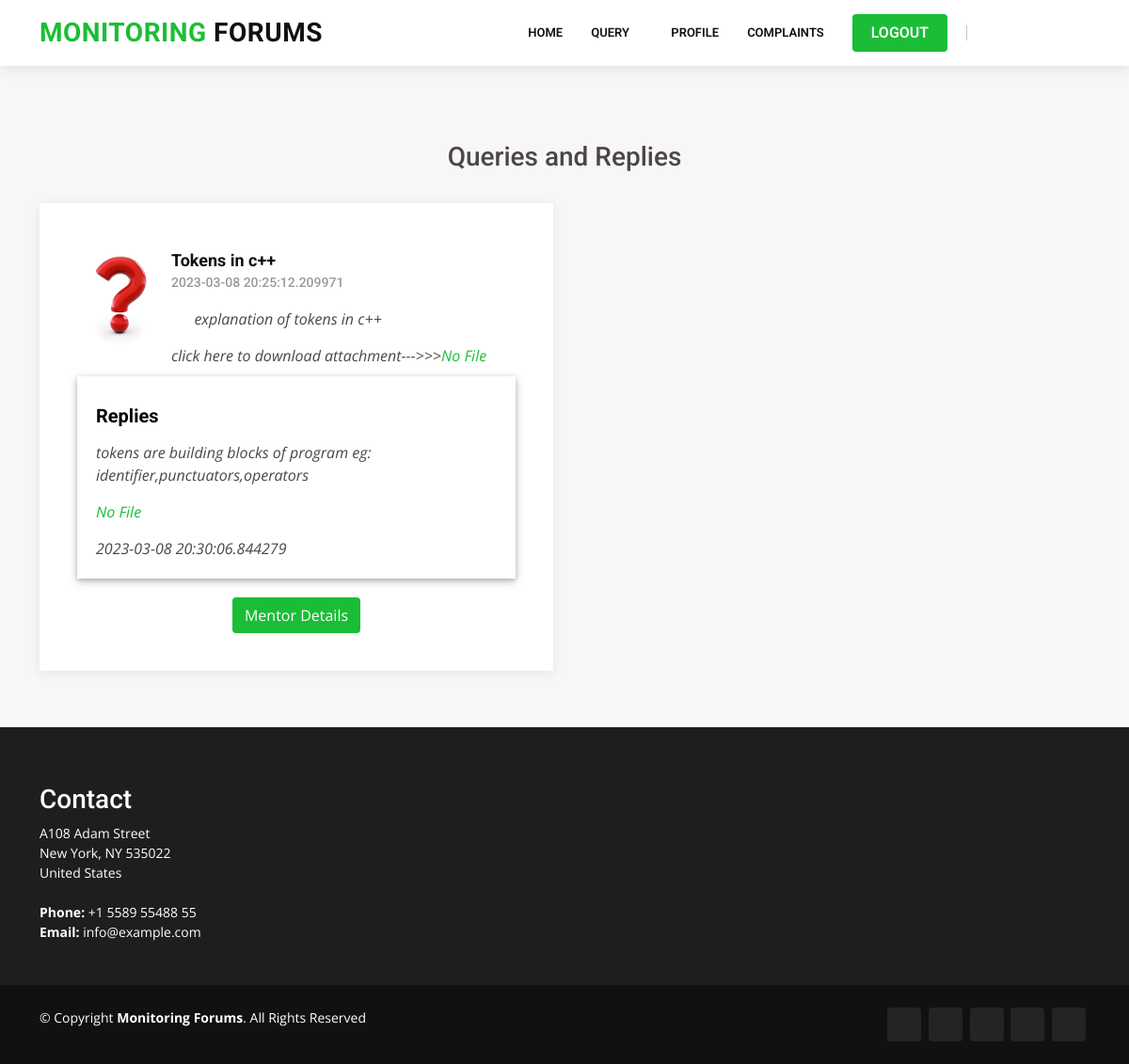
The page /viewqueryUSER/ (signed in) on the database its author committed.
### Users/models.py (models this page shows)
class reply_mentor(models.Model):
    query_id=models.ForeignKey(addqueryUSER_tb,on_delete=models.CASCADE)
    mentor_id=models.ForeignKey(mentorsregistration,on_delete=models.CASCADE)
    reply=models.CharField(max_length=20)
    fileupload=models.FileField()
    date=models.CharField(max_length=20)
    status_post=models.CharField(max_length=20)
    status_file=models.CharField(max_length=20)

class addqueryUSER_tb(models.Model) :
    subject=models.CharField(max_length=30,default="spam")
    addquery=models.CharField(max_length=220,default="spam")
    fileupload=models.FileField()
    group=models.CharField(max_length=20,default="spam")
    user_id = models.ForeignKey(userregistration_tb, on_delete=models.CASCADE)
    date=models.CharField(max_length=20,default="spam")
    status=models.CharField(max_length=20,default="pending")
    status_post=models.CharField(max_length=20,default="Valid")
    status_file=models.CharField(max_length=20,default="Valid")

### Users/views.py (the view)
# urls.py: url(r'^viewqueryUSER/', users_view.viewqueryUSER, name='viewqueryUSER'),
@never_cache
def viewqueryUSER(request):
    if 'id' not in request.session:
        return redirect('index')
    obuserid=userregistration_tb.objects.get(id=request.session['id'])
    ob=reply_mentor.objects.filter(query_id__in=addqueryUSER_tb.objects.filter(user_id=obuserid.id,status='Replied').values('id'))
    return render(request, "users/viewRepliedqueryUSER.html", {'data': ob})

### Templates/users/viewRepliedqueryUSER.html
{% extends 'users/base.html'%}
{% block content %}
<section id="testimonials" class="testimonials section-bg" style="min-height: 400px;">
  <div class="container">
    <div class="text-center" style="margin-top: 90px;"><h3>Queries and Replies</h3></div>
    <div class="row">
      {% if data %}
      {% for v in data %}
      <div class="col-lg-6" data-aos="fade-up">
        <div class="testimonial-item mt-4">
          <img src="/static/coach/images/question.jpg" class="testimonial-img" alt="">
          <h3>{{v.query_id.subject}}</h3>
          <h4>{{v.query_id.date}}</h4>
          <p>
            <i class="bx bxs-quote-alt-left quote-icon-left"></i>
            {{v.query_id.addquery}}
            <i class="bx bxs-quote-alt-right quote-icon-right"></i>
          </p>
          <p>click here to download attachment--->>><a href="{{v.query_id.fileupload.url}}" download="{{v.query_id.fileupload.url}}">{{v.query_id.fileupload}}</a></p>
          <div style="box-shadow: 0 2px 5px 0 rgba(0, 0, 0, 0.2), 0 3px 10px 0 rgba(0, 0, 0, 0.19);padding: 20px;margin-top:10px">
          <h5 style="margin-top: 10px;color:black;font-weight: bolder;">Replies</h5>
          <p>{{v.reply}}</p>
          <p><a href="{{v.fileupload.url}}" download="{{v.fileupload.url}}">{{v.fileupload}}</a></p>
          <p>{{v.date}}</p>
           </div>
           <div class="text-center" style="margin-top: 20px;"><a href="{% url 'viewrepliedmentors_details' v.mentor_id.id %}"  class="btn"style="background: #1bbd36;color: white;">Mentor Details</a></div>
        </div>
      </div>
      {% endfor %}
      {% else %}
        <div class="text-center" style="margin-top: 30px;">Empty</div>
      {% endif %}
    </div>
  </div>
</section>
{% endblock %}

### static/Company/assets/css/style.css (style rules this page uses)
body { font-family: "Open Sans", sans-serif; color: #4d4643; }
a { color: #1bbd36; text-decoration: none; }
h1, h2, h3, h4, h5, h6 { font-family: "Roboto", sans-serif; }
section { padding: 60px 0; overflow: hidden; }
.section-bg { background-color: #f7f7f7; }
.testimonials .testimonial-item { box-sizing: content-box; padding: 40px; box-shadow: 0px 2px 12px rgba(0, 0, 0, 0.08); position: relative; background: #fff; }
.testimonials .testimonial-item .testimonial-img { width: 90px; border-radius: 50px; border: 6px solid #fff; float: left; margin: 0 10px 0 0; }
.testimonials .testimonial-item h3 { font-size: 18px; font-weight: bold; margin: 10px 0 5px 0; color: #111; }
.testimonials .testimonial-item h4 { font-size: 14px; color: #999; margin: 0; }
.testimonials .testimonial-item .quote-icon-left, .testimonials .testimonial-item .quote-icon-right { color: #dddddd; font-size: 26px; }
.testimonials .testimonial-item .quote-icon-left { display: inline-block; left: -5px; position: relative; }
.testimonials .testimonial-item .quote-icon-right { display: inline-block; right: -5px; position: relative; top: 10px; }
.testimonials .testimonial-item p { font-style: italic; margin: 15px 0 0 0; padding: 0; }

### rows shown on the page
reply_mentor: query_id.subject "Tokens in c++", query_id "2023-03-08 20:25:12.209971", query_id.addquery "explanation of tokens in c++", query_id.fileupload "No File", reply "tokens are building blocks of program eg: identifier,punctuators,operators", fileupload "No File", date "2023-03-08 20:30:06.844279"
